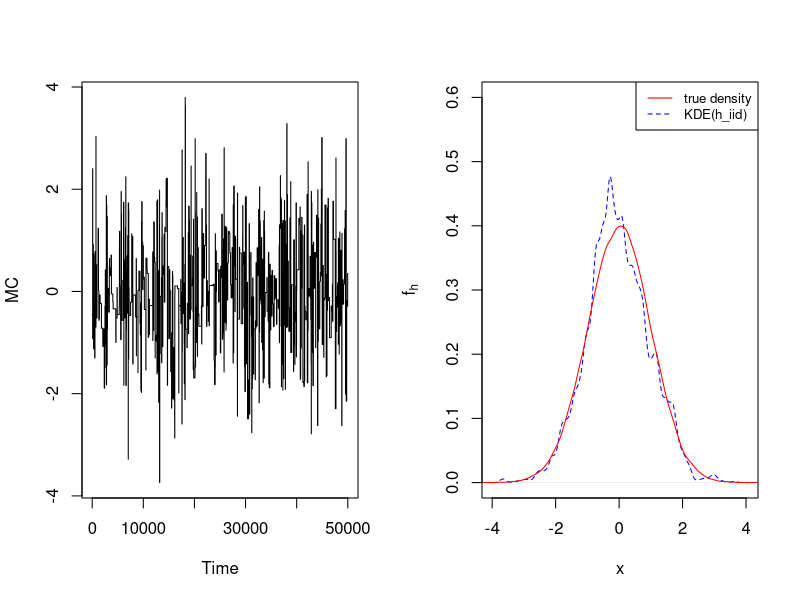

R code for this plot:
## Example to show that h_iid fails and h_mh works
# target: N(0,1)
# proposal: N(x, 100)



## generate one sample
one_sample <- function(len = 1e5)
{
  x <- numeric(len) + 0.5
  prob <- numeric(len)
  for (i in 2:len)
  {
    y <- rnorm(1, x[i-1], 100)
    if(runif(1) < dnorm(y)/dnorm(x[i-1])*
       dnorm(x[i-1], 10, 100)/dnorm(y, 10, 100))
    {
      x[i] <- y
      prob[i]<-1
    }else{
      x[i] <- x[i-1]
    }
  }
  return(list(mc=x, acc.prob = mean(prob)))
}

set.seed(42)
x <- one_sample()

h_iid <- density(x$mc)$bw

pdf("./Figures/h_iid_fails_intro_plots.pdf", height = 5, width = 10)
par(mfrow=c(1,2))
ts.plot(x$mc[5e4:1e5], ylab="MC")
plot(density(x$mc), ylab = expression(hat(f[h])), xlab = "x",
     main = "", lty = 2, ylim = c(0, 0.6), col = "blue")
lines(density(rnorm(1e5)), col = "red")
legend("topright", legend = c("true density", "KDE(h_iid)"),
       lty = c(1,2,4), col = c("red", "blue"),
       cex = 0.8)
dev.off()